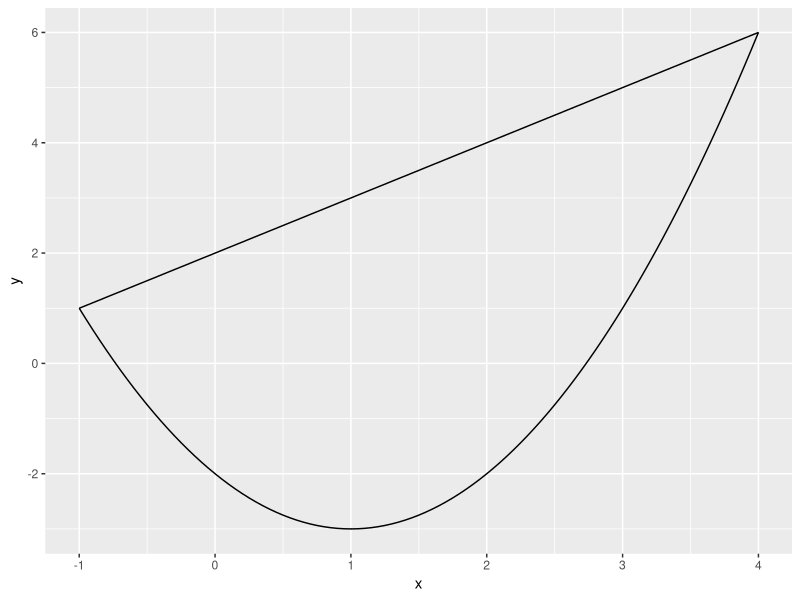
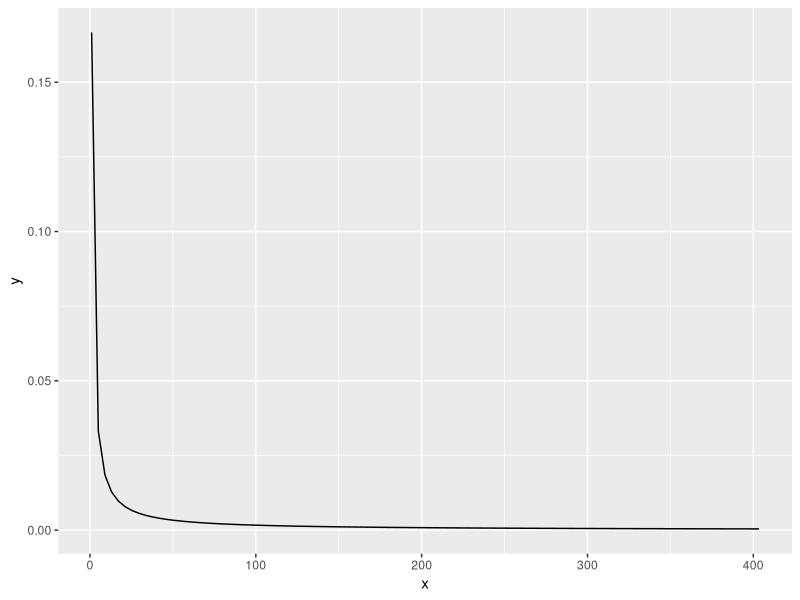

Write R code to recreate these figures, in order.
## ---- chunk 1
library(ggfortify)
library(ggplot2)
library(dplyr)
knitr::opts_chunk$set(echo = TRUE)
## ---- chunk 2
f <- function(x) {
  return((2*x)-9)
}
delta_x = 1
area = delta_x*(f(5) + f(6) + f(7) + f(8))
print("Area of rectangles")
print(area)
## ---- chunk 3
y_1 <- function(x) {
  return((x^2)-2*x-2)
}

y_2 <- function(x) {
  return(x+2)
}

ggplot(data = data.frame(x = 0), mapping = aes(x = x)) +
  stat_function(fun = y_1) + 
  stat_function(fun = y_2) + xlim(-1,4)

y_int <- function(x) {
  return(((x^3)/3) + 3*(x^2)/2 + 4*x)
}

print("Area of the region bounded by the graphs:")
print(y_int(4)-y_int(-1))
## ---- chunk 4
pdf <- function(x) {
  return(1/(6*x))
}

ggplot(data = data.frame(x = 0), mapping = aes(x = x)) +
  stat_function(fun = pdf) + xlim(1, exp(6))
